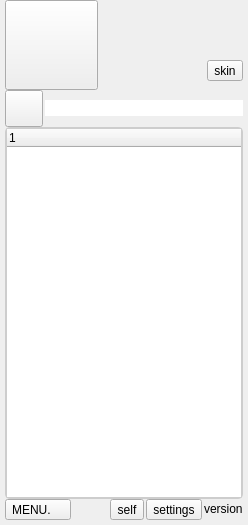
<?xml version="1.0" encoding="UTF-8"?>
<ui version="4.0">
 <class>FetionWindow</class>
 <widget class="QWidget" name="FetionWindow">
  <property name="geometry">
   <rect>
    <x>0</x>
    <y>0</y>
    <width>248</width>
    <height>525</height>
   </rect>
  </property>
  <property name="sizePolicy">
   <sizepolicy hsizetype="MinimumExpanding" vsizetype="MinimumExpanding">
    <horstretch>0</horstretch>
    <verstretch>0</verstretch>
   </sizepolicy>
  </property>
  <property name="minimumSize">
   <size>
    <width>248</width>
    <height>525</height>
   </size>
  </property>
  <property name="windowTitle">
   <string>Form</string>
  </property>
  <layout class="QGridLayout" name="gridLayout_2">
   <property name="leftMargin">
    <number>5</number>
   </property>
   <property name="topMargin">
    <number>0</number>
   </property>
   <property name="rightMargin">
    <number>5</number>
   </property>
   <property name="bottomMargin">
    <number>5</number>
   </property>
   <property name="horizontalSpacing">
    <number>2</number>
   </property>
   <property name="verticalSpacing">
    <number>0</number>
   </property>
   <item row="0" column="0" colspan="6">
    <layout class="QGridLayout" name="gridLayout">
     <item row="0" column="0" rowspan="3">
      <widget class="QToolButton" name="portrait">
       <property name="minimumSize">
        <size>
         <width>90</width>
         <height>90</height>
        </size>
       </property>
       <property name="cursor">
        <cursorShape>PointingHandCursor</cursorShape>
       </property>
       <property name="statusTip">
        <string>changed personal state</string>
       </property>
       <property name="text">
        <string/>
       </property>
       <property name="iconSize">
        <size>
         <width>85</width>
         <height>85</height>
        </size>
       </property>
      </widget>
     </item>
     <item row="0" column="1" colspan="2">
      <widget class="fxgui::FxEditableLabel" name="nickname">
       <property name="sizePolicy">
        <sizepolicy hsizetype="Preferred" vsizetype="Fixed">
         <horstretch>0</horstretch>
         <verstretch>0</verstretch>
        </sizepolicy>
       </property>
       <property name="frameShape">
        <enum>QFrame::NoFrame</enum>
       </property>
       <widget class="QWidget" name="page"/>
      </widget>
     </item>
     <item row="1" column="1" colspan="2">
      <widget class="fxgui::FxEditableLabel" name="impression">
       <property name="sizePolicy">
        <sizepolicy hsizetype="Preferred" vsizetype="Fixed">
         <horstretch>0</horstretch>
         <verstretch>0</verstretch>
        </sizepolicy>
       </property>
       <widget class="QWidget" name="page_2"/>
      </widget>
     </item>
     <item row="2" column="2">
      <widget class="QToolButton" name="btnSkin">
       <property name="text">
        <string>skin</string>
       </property>
      </widget>
     </item>
    </layout>
   </item>
   <item row="1" column="0">
    <widget class="QToolButton" name="btnAddFriend">
     <property name="minimumSize">
      <size>
       <width>36</width>
       <height>36</height>
      </size>
     </property>
     <property name="text">
      <string/>
     </property>
     <property name="iconSize">
      <size>
       <width>30</width>
       <height>30</height>
      </size>
     </property>
    </widget>
   </item>
   <item row="1" column="1" colspan="5">
    <widget class="QLineEditFocus" name="lineSearch">
     <property name="sizePolicy">
      <sizepolicy hsizetype="Expanding" vsizetype="Fixed">
       <horstretch>0</horstretch>
       <verstretch>0</verstretch>
      </sizepolicy>
     </property>
     <property name="font">
      <font/>
     </property>
     <property name="toolTip">
      <string>search your friends</string>
     </property>
     <property name="styleSheet">
      <string notr="true">QLineEdit {
      border-width: 0px;
      border-style: solid;
      border-radius: 0px;
  } </string>
     </property>
     <property name="maxLength">
      <number>20</number>
     </property>
    </widget>
   </item>
   <item row="2" column="0" colspan="6">
    <widget class="QStackedWidget" name="mainUserListStack">
     <property name="sizePolicy">
      <sizepolicy hsizetype="Preferred" vsizetype="Expanding">
       <horstretch>0</horstretch>
       <verstretch>0</verstretch>
      </sizepolicy>
     </property>
     <property name="currentIndex">
      <number>0</number>
     </property>
     <widget class="QWidget" name="page_view">
      <property name="sizePolicy">
       <sizepolicy hsizetype="Expanding" vsizetype="Expanding">
        <horstretch>0</horstretch>
        <verstretch>0</verstretch>
       </sizepolicy>
      </property>
      <layout class="QVBoxLayout" name="verticalLayout_2">
       <property name="spacing">
        <number>0</number>
       </property>
       <property name="margin">
        <number>0</number>
       </property>
       <item>
        <widget class="fxgui::FxUserTree" name="view">
         <property name="sizePolicy">
          <sizepolicy hsizetype="Expanding" vsizetype="MinimumExpanding">
           <horstretch>0</horstretch>
           <verstretch>0</verstretch>
          </sizepolicy>
         </property>
         <property name="minimumSize">
          <size>
           <width>0</width>
           <height>0</height>
          </size>
         </property>
         <property name="contextMenuPolicy">
          <enum>Qt::DefaultContextMenu</enum>
         </property>
         <property name="styleSheet">
          <string notr="true">QTreeView {
      border-width: 2px;
      border-style: solid;
      border-radius: 5px;
      border-color:rgb(205,205,205);
} 
  </string>
         </property>
         <column>
          <property name="text">
           <string/>
          </property>
         </column>
        </widget>
       </item>
      </layout>
     </widget>
     <widget class="QWidget" name="page_search">
      <property name="sizePolicy">
       <sizepolicy hsizetype="Expanding" vsizetype="Expanding">
        <horstretch>0</horstretch>
        <verstretch>0</verstretch>
       </sizepolicy>
      </property>
      <layout class="QVBoxLayout" name="verticalLayout">
       <property name="spacing">
        <number>0</number>
       </property>
       <property name="margin">
        <number>0</number>
       </property>
       <item>
        <widget class="QTreeWidget" name="search">
         <property name="enabled">
          <bool>true</bool>
         </property>
         <property name="contextMenuPolicy">
          <enum>Qt::DefaultContextMenu</enum>
         </property>
         <property name="styleSheet">
          <string notr="true">QTreeView {
      border-width: 2px;
      border-style: solid;
      border-radius: 5px;
      border-color:rgb(205,205,205);
} 
  </string>
         </property>
         <column>
          <property name="text">
           <string/>
          </property>
         </column>
        </widget>
       </item>
      </layout>
     </widget>
    </widget>
   </item>
   <item row="3" column="0" colspan="2">
    <widget class="QToolButton" name="btnMenu">
     <property name="text">
      <string>MENU.    </string>
     </property>
     <property name="popupMode">
      <enum>QToolButton::InstantPopup</enum>
     </property>
    </widget>
   </item>
   <item row="3" column="2">
    <spacer name="horizontalSpacer">
     <property name="orientation">
      <enum>Qt::Horizontal</enum>
     </property>
     <property name="sizeHint" stdset="0">
      <size>
       <width>8</width>
       <height>20</height>
      </size>
     </property>
    </spacer>
   </item>
   <item row="3" column="3">
    <widget class="QToolButton" name="btnSendSelf">
     <property name="text">
      <string>self</string>
     </property>
    </widget>
   </item>
   <item row="3" column="4">
    <widget class="QToolButton" name="btnSettings">
     <property name="text">
      <string>settings</string>
     </property>
    </widget>
   </item>
   <item row="3" column="5">
    <widget class="QLabel" name="version">
     <property name="sizePolicy">
      <sizepolicy hsizetype="Preferred" vsizetype="Fixed">
       <horstretch>0</horstretch>
       <verstretch>0</verstretch>
      </sizepolicy>
     </property>
     <property name="layoutDirection">
      <enum>Qt::RightToLeft</enum>
     </property>
     <property name="text">
      <string>version</string>
     </property>
    </widget>
   </item>
  </layout>
 </widget>
 <customwidgets>
  <customwidget>
   <class>QLineEditFocus</class>
   <extends>QLineEdit</extends>
   <header>fxLineEditFocus.h</header>
  </customwidget>
  <customwidget>
   <class>fxgui::FxEditableLabel</class>
   <extends>QStackedWidget</extends>
   <header>fxeditablelabel.h</header>
   <container>1</container>
  </customwidget>
  <customwidget>
   <class>fxgui::FxUserTree</class>
   <extends>QTreeWidget</extends>
   <header>fxusertree.h</header>
  </customwidget>
 </customwidgets>
 <tabstops>
  <tabstop>btnMenu</tabstop>
  <tabstop>portrait</tabstop>
  <tabstop>btnSendSelf</tabstop>
  <tabstop>btnSettings</tabstop>
  <tabstop>btnAddFriend</tabstop>
  <tabstop>view</tabstop>
  <tabstop>search</tabstop>
  <tabstop>lineSearch</tabstop>
 </tabstops>
 <resources/>
 <connections/>
</ui>
